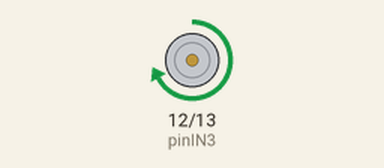
The sketch below on a simulated Arduino Uno, built with avr-gcc and run on an emulated ATmega328P. Parts: motor-driver pin pairs drawn as motors (green arrow = first pin HIGH = forward, orange = second pin HIGH = backward, longer = more drive, scaled by the enable pin).

Above: at 4.5 s.
At 10.5 s:
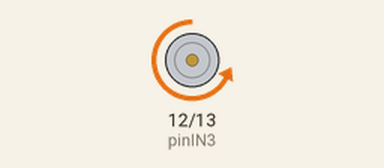
At 13.0 s:
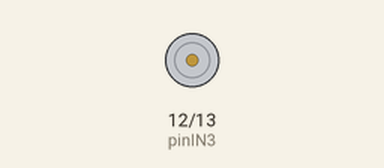
Timing chart, 0 to 14.4 s (numbered marks = the images above):
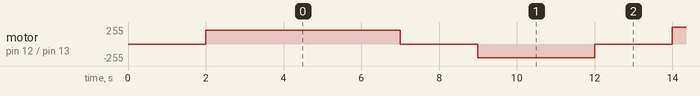

Measured:
- by itself, motor on pin 12 (pinIN3) / pin 13 (pinIN4): stopped → forward 204/255 at 2.0 s, → stopped 5.0 s later, → backward 204/255 2.0 s later, → stopped 3.0 s later, … (41 changes in this stretch)

The sketch:

robot.ino
```cpp
// Puente H
const int pinIN3 = 12;
const int pinIN4 = 13;
const int pinENB = 9;  // Pin PWM

void setup() {
  pinMode(pinIN3, OUTPUT);
  pinMode(pinIN4, OUTPUT);
  pinMode(pinENB, OUTPUT);

  delay(2000);  // Esperar 2 s antes de iniciar la secuencia
}

void loop() {
  // Avanzar al 80% durante 5 s
  digitalWrite(pinIN3, HIGH);
  digitalWrite(pinIN4, LOW);
  analogWrite(pinENB, 204);
  delay(5000);

  // Detener 2 s
  digitalWrite(pinIN3, LOW);
  digitalWrite(pinIN4, LOW);
  analogWrite(pinENB, 0);
  delay(2000);

  // Retroceder al 60% durante 3 s
  digitalWrite(pinIN3, LOW);
  digitalWrite(pinIN4, HIGH);
  analogWrite(pinENB, 153);
  delay(3000);

  // Detener 2 s
  digitalWrite(pinIN3, LOW);
  digitalWrite(pinIN4, LOW);
  analogWrite(pinENB, 0);
  delay(2000);

  // Avanzar al 100% durante 4 s
  digitalWrite(pinIN3, HIGH);
  digitalWrite(pinIN4, LOW);
  analogWrite(pinENB, 255);
  delay(4000);

  // Detener 3 s
  digitalWrite(pinIN3, LOW);
  digitalWrite(pinIN4, LOW);
  analogWrite(pinENB, 0);
  delay(3000);
}
```
